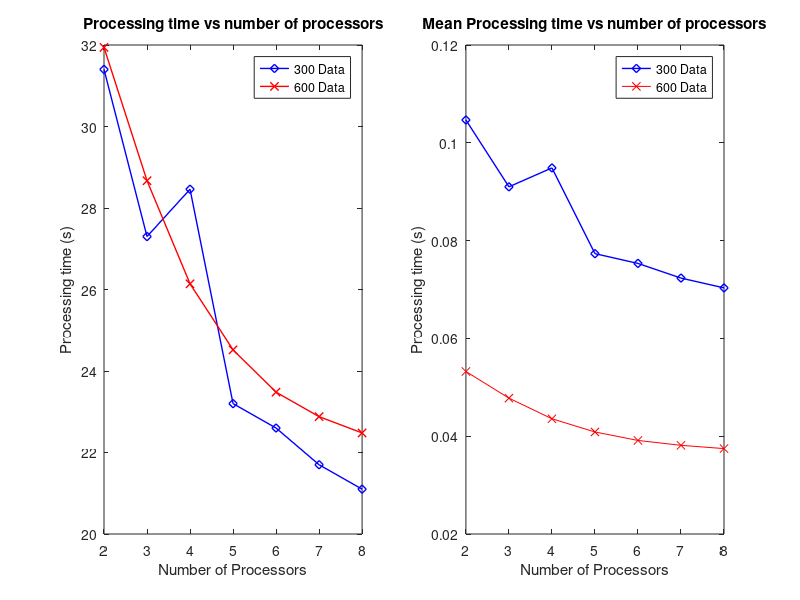
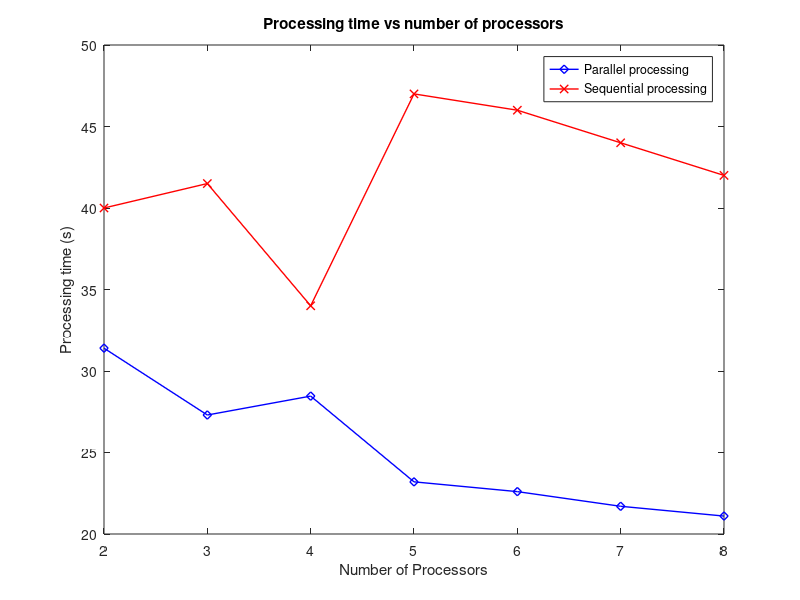

These charts were generated, in order, by the following MATLAB code:
%% Plotting graphs in Matlab



%% Show two plots on different y-axes
%% 300 data processed
x1Vals = [2, 3, 4, 5, 6,7, 8];
y1Vals = [31.4, 27.3, 28.46, 23.2, 22.6, 21.7, 21.1];
figure(1)
subplot(1,2,1)
%yyaxis right
plot(x1Vals, y1Vals, '-bd','Linewidth',1)
xlabel('Number of Processors')
ylabel('Processing time (s)')
title('Processing time vs number of processors')
hold on 

%% 600 data processed
x2Vals = [2, 3, 4, 5, 6, 7, 8];
y2Vals = [31.94,28.67,26.14,24.52,23.48,22.88,22.48];
figure(1)
%yyaxis right
plot(x2Vals, y2Vals, '-rx','Linewidth',1)
xlabel('Number of Processors')
ylabel('Processing time (s)')
title('Processing time vs number of processors')

legend('300 Data', '600 Data')


%% Show two plots on same y-axis
%% Mean processing time
y1MeanVals = y1Vals / 300;
y2MeanVals = y2Vals / 600;

subplot(1,2,2)
%yyaxis right
plot(x1Vals, y1MeanVals, '-bd','Linewidth',1)
hold on
%yyaxis right
plot(x2Vals, y2MeanVals, '-rx')
xlabel('Number of Processors')
ylabel('Processing time (s)')
title('Mean Processing time vs number of processors')
legend('300 Data', '600 Data')

x3Vals = [2, 3, 4, 5, 6, 7, 8];
y3Vals = [40, 41.5, 34, 47, 46, 44, 42];
figure(2)

plot(x1Vals, y1Vals, '-bd','Linewidth',1)
hold on 

plot(x3Vals, y3Vals, '-rx','Linewidth',1)
xlabel('Number of Processors')
ylabel('Processing time (s)')
title('Processing time vs number of processors')
legend('Parallel processing', 'Sequential processing')